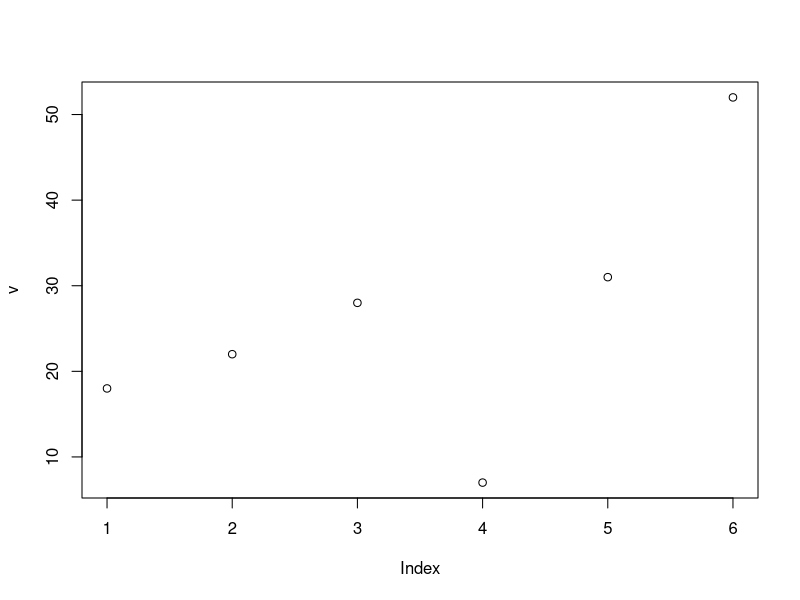
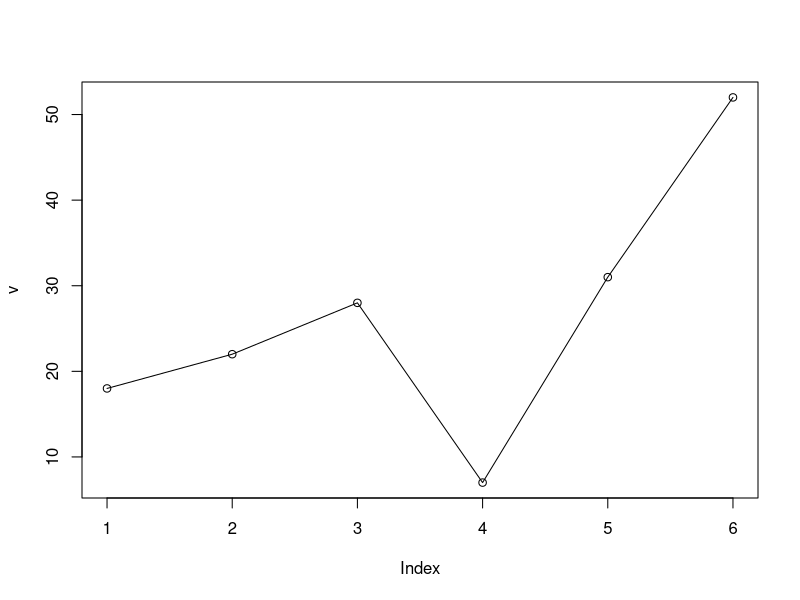
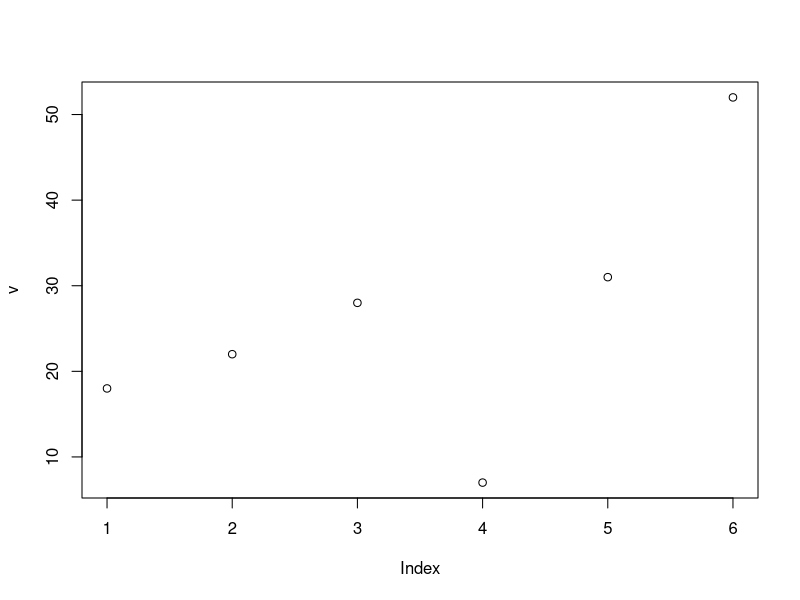
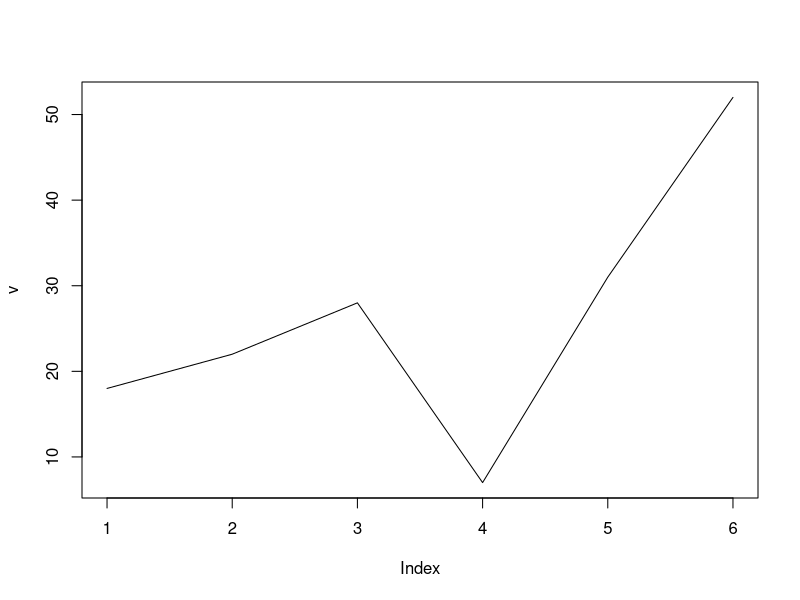
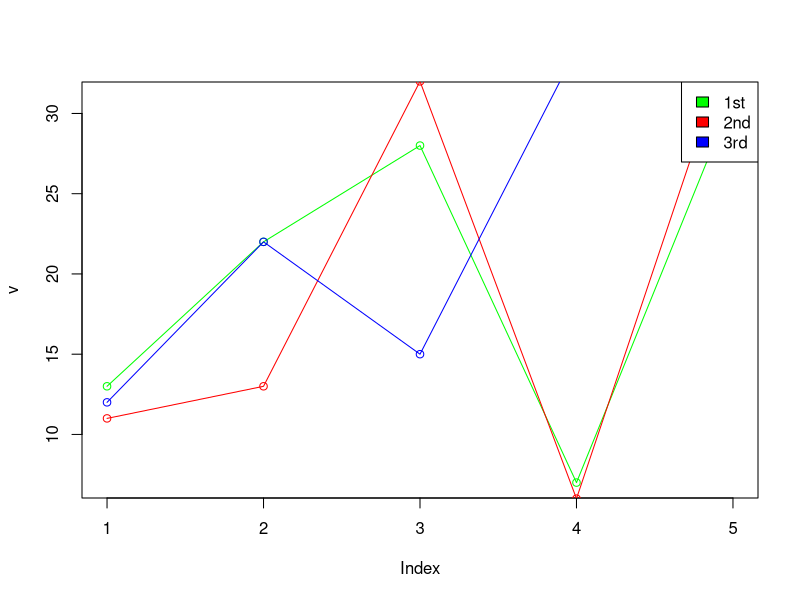

These charts were generated, in order, by the following R code:
#Line Graphs -

#plot() function

# v: vector of data, type: lines, points, or both ?, main: Title, col: Colors for both lines and points

v <- c(18,22,28,7,31,52)
v

plot(v)

plot(v, type = 'o') #both

plot(v, type = 'p') #points

plot(v, type = 'l') #lines

#Multiple Lines -

v <- c(13,22,28,7,31)
w <- c(11,13,32,6,35)
x <- c(12,22,15,34,35)
plot(v, type = "o", col = "green")
lines(w, type = "o", col = "red")
lines(x, type = "o", col = "blue")

legend("topright", c("1st", "2nd", "3rd"), fill = c("green", "red", "blue"))
